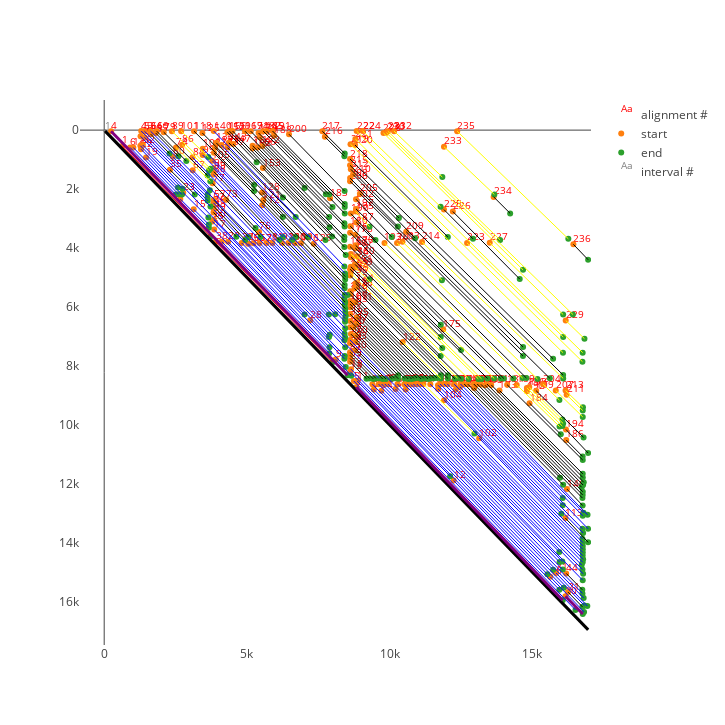

Notebook source saved alongside this figure:
### Code cell
v.show(1420827, dot_plot=True)

### Figure 1 — Plotly figure (JSON) as saved in the notebook; plotly's stock layout.template omitted (floating-point values rounded to 4 significant figures; data arrays with more than 128 entries replaced by an {"elided": "..."} marker saying what was removed)
{"data": [{"mode": "text", "name": "alignment #", "text": {"elided": "236 str values"}, "textfont": {"color": "red", "size": 10}, "textposition": "top right", "type": "scatter", "uid": "ce9ae9e6-c45f-4a1e-b770-281ccb2dcab0", "x": {"elided": "236 int values"}, "y": {"elided": "236 int values"}}, {"mode": "markers", "name": "start", "type": "scatter", "uid": "0d400a1d-f071-4645-948c-e7885a58c50f", "x": {"elided": "236 int values"}, "y": {"elided": "236 int values"}}, {"mode": "markers", "name": "end", "type": "scatter", "uid": "0b81fda5-eba1-461d-99b4-25d980c9b746", "x": {"elided": "236 int values"}, "y": {"elided": "236 int values"}}, {"mode": "text", "name": "interval #", "text": ["1"], "textfont": {"color": "grey", "size": 10}, "textposition": "top right", "type": "scatter", "uid": "3801adc9-8820-4304-954a-12110f2866a6", "x": [30], "y": [30]}], "layout": {"height": 725, "hovermode": "closest", "shapes": [{"line": {"color": "grey", "width": 3}, "type": "line", "x0": 0, "x1": 16959, "xref": "x", "y0": 0, "y1": 16959, "yref": "y"}, {"line": {"color": "black", "width": 3}, "type": "line", "x0": 30, "x1": 16959, "xref": "x", "y0": 30, "y1": 16959, "yref": "y"}, {"line": {"color": "red", "width": 1}, "type": "line", "x0": 632, "x1": 3725, "xref": "x", "y0": 535, "y1": 3607, "yref": "y"}, {"line": {"color": "purple", "width": 3}, "type": "line", "x0": 8837, "x1": 16069, "xref": "x", "y0": 8722, "y1": 15955, "yref": "y"}, {"line": {"color": "red", "width": 1}, "type": "line", "x0": 3904, "x1": 8002, "xref": "x", "y0": 3788, "y1": 7882, "yref": "y"}, {"line": {"color": "purple", "width": 3}, "type": "line", "x0": 241, "x1": 8530, "xref": "x", "y0": 37, "y1": 8318, "yref": "y"}, {"line": {"color": "blue", "width": 1}, "type": "line", "x0": 8747, "x1": 16514, "xref": "x", "y0": 8516, "y1": 16284, "yref": "y"}, {"line": {"color": "blue", "width": 1}, "type": "line", "x0": 906, "x1": 2510, "xref": "x", "y0": 589, "y1": 2188, "yref": "y"}, {"line": {"color": "blue", "width": 1}, "type": "line", "x0": 2667, "x1": 3667, "xref": "x", "y0": 2340, "y1": 3313, "yref": "y"}, {"line": {"color": "blue", "width": 1}, "type": "line", "x0": 4120, "x1": 7888, "xref": "x", "y0": 3789, "y1": 7569, "yref": "y"}, {"line": {"color": "blue", "width": 1}, "type": "line", "x0": 8117, "x1": 8657, "xref": "x", "y0": 7781, "y1": 8335, "yref": "y"}, {"line": {"color": "purple", "width": 3}, "type": "line", "x0": 16163, "x1": 16771, "xref": "x", "y0": 15823, "y1": 16423, "yref": "y"}, {"line": {"color": "blue", "width": 1}, "type": "line", "x0": 8863, "x1": 12122, "xref": "x", "y0": 8517, "y1": 11747, "yref": "y"}, {"line": {"color": "blue", "width": 1}, "type": "line", "x0": 12244, "x1": 15950, "xref": "x", "y0": 11893, "y1": 15600, "yref": "y"}, {"line": {"color": "blue", "width": 1}, "type": "line", "x0": 8619, "x1": 15530, "xref": "x", "y0": 8195, "y1": 15072, "yref": "y"}, {"line": {"color": "blue", "width": 1}, "type": "line", "x0": 1020, "x1": 2604, "xref": "x", "y0": 592, "y1": 2177, "yref": "y"}, {"line": {"color": "blue", "width": 1}, "type": "line", "x0": 3135, "x1": 3668, "xref": "x", "y0": 2685, "y1": 3206, "yref": "y"}, {"line": {"color": "blue", "width": 1}, "type": "line", "x0": 15628, "x1": 16816, "xref": "x", "y0": 15162, "y1": 16351, "yref": "y"}, {"line": {"color": "blue", "width": 1}, "type": "line", "x0": 3854, "x1": 8464, "xref": "x", "y0": 3375, "y1": 8044, "yref": "y"}, {"line": {"color": "blue", "width": 1}, "type": "line", "x0": 8647, "x1": 16103, "xref": "x", "y0": 8112, "y1": 15528, "yref": "y"}, {"line": {"color": "blue", "width": 1}, "type": "line", "x0": 1466, "x1": 2726, "xref": "x", "y0": 930, "y1": 2187, "yref": "y"}, {"line": {"color": "blue", "width": 1}, "type": "line", "x0": 4341, "x1": 7895, "xref": "x", "y0": 3790, "y1": 7372, "yref": "y"}, {"line": {"color": "black", "width": 1}, "type": "line", "x0": 16253, "x1": 16758, "xref": "x", "y0": 15680, "y1": 16181, "yref": "y"}, {"line": {"color": "blue", "width": 1}, "type": "line", "x0": 1290, "x1": 2585, "xref": "x", "y0": 648, "y1": 1945, "yref": "y"}, {"line": {"color": "blue", "width": 1}, "type": "line", "x0": 2768, "x1": 3651, "xref": "x", "y0": 2124, "y1": 2970, "yref": "y"}, {"line": {"color": "blue", "width": 1}, "type": "line", "x0": 9449, "x1": 16828, "xref": "x", "y0": 8801, "y1": 16134, "yref": "y"}, {"line": {"color": "blue", "width": 1}, "type": "line", "x0": 3790, "x1": 8417, "xref": "x", "y0": 3102, "y1": 7760, "yref": "y"}, {"line": {"color": "blue", "width": 1}, "type": "line", "x0": 1267, "x1": 2744, "xref": "x", "y0": 529, "y1": 1992, "yref": "y"}, {"line": {"color": "black", "width": 1}, "type": "line", "x0": 8619, "x1": 9193, "xref": "x", "y0": 7861, "y1": 8437, "yref": "y"}, {"line": {"color": "blue", "width": 1}, "type": "line", "x0": 7219, "x1": 8429, "xref": "x", "y0": 6452, "y1": 7669, "yref": "y"}, {"line": {"color": "blue", "width": 1}, "type": "line", "x0": 9398, "x1": 15730, "xref": "x", "y0": 8623, "y1": 14920, "yref": "y"}, {"line": {"color": "blue", "width": 1}, "type": "line", "x0": 3843, "x1": 7021, "xref": "x", "y0": 3042, "y1": 6258, "yref": "y"}, {"line": {"color": "blue", "width": 1}, "type": "line", "x0": 15835, "x1": 16930, "xref": "x", "y0": 15029, "y1": 16151, "yref": "y"}, {"line": {"color": "blue", "width": 1}, "type": "line", "x0": 1353, "x1": 7877, "xref": "x", "y0": 508, "y1": 7023, "yref": "y"}, {"line": {"color": "black", "width": 1}, "type": "line", "x0": 8618, "x1": 9296, "xref": "x", "y0": 7751, "y1": 8429, "yref": "y"}, {"line": {"color": "blue", "width": 1}, "type": "line", "x0": 9715, "x1": 16802, "xref": "x", "y0": 8845, "y1": 15880, "yref": "y"}, {"line": {"color": "black", "width": 1}, "type": "line", "x0": 2305, "x1": 3174, "xref": "x", "y0": 1346, "y1": 2183, "yref": "y"}, {"line": {"color": "black", "width": 1}, "type": "line", "x0": 8615, "x1": 9430, "xref": "x", "y0": 7645, "y1": 8444, "yref": "y"}, {"line": {"color": "blue", "width": 1}, "type": "line", "x0": 4819, "x1": 7904, "xref": "x", "y0": 3831, "y1": 6945, "yref": "y"}, {"line": {"color": "blue", "width": 1}, "type": "line", "x0": 9618, "x1": 16759, "xref": "x", "y0": 8624, "y1": 15723, "yref": "y"}, {"line": {"color": "black", "width": 1}, "type": "line", "x0": 3831, "x1": 4632, "xref": "x", "y0": 2794, "y1": 3621, "yref": "y"}, {"line": {"color": "blue", "width": 1}, "type": "line", "x0": 1274, "x1": 3724, "xref": "x", "y0": 212, "y1": 2590, "yref": "y"}, {"line": {"color": "black", "width": 1}, "type": "line", "x0": 8615, "x1": 9525, "xref": "x", "y0": 7538, "y1": 8429, "yref": "y"}, {"line": {"color": "blue", "width": 1}, "type": "line", "x0": 9721, "x1": 16069, "xref": "x", "y0": 8617, "y1": 14914, "yref": "y"}, {"line": {"color": "blue", "width": 1}, "type": "line", "x0": 3841, "x1": 8444, "xref": "x", "y0": 2697, "y1": 7371, "yref": "y"}, {"line": {"color": "black", "width": 1}, "type": "line", "x0": 16191, "x1": 16755, "xref": "x", "y0": 15045, "y1": 15600, "yref": "y"}, {"line": {"color": "blue", "width": 1}, "type": "line", "x0": 1409, "x1": 3626, "xref": "x", "y0": 241, "y1": 2397, "yref": "y"}, {"line": {"color": "blue", "width": 1}, "type": "line", "x0": 5044, "x1": 9626, "xref": "x", "y0": 3854, "y1": 8425, "yref": "y"}, {"line": {"color": "blue", "width": 1}, "type": "line", "x0": 9833, "x1": 15958, "xref": "x", "y0": 8615, "y1": 14661, "yref": "y"}, {"line": {"color": "black", "width": 1}, "type": "line", "x0": 3831, "x1": 4942, "xref": "x", "y0": 2574, "y1": 3727, "yref": "y"}, {"line": {"color": "blue", "width": 1}, "type": "line", "x0": 1297, "x1": 3625, "xref": "x", "y0": 30, "y1": 2287, "yref": "y"}, {"line": {"color": "black", "width": 1}, "type": "line", "x0": 8790, "x1": 9760, "xref": "x", "y0": 7481, "y1": 8448, "yref": "y"}, {"line": {"color": "blue", "width": 1}, "type": "line", "x0": 9942, "x1": 16055, "xref": "x", "y0": 8618, "y1": 14643, "yref": "y"}, {"line": {"color": "blue", "width": 1}, "type": "line", "x0": 3827, "x1": 8418, "xref": "x", "y0": 2468, "y1": 7136, "yref": "y"}, {"line": {"color": "blue", "width": 1}, "type": "line", "x0": 1409, "x1": 3625, "xref": "x", "y0": 37, "y1": 2181, "yref": "y"}, {"line": {"color": "black", "width": 1}, "type": "line", "x0": 8615, "x1": 9873, "xref": "x", "y0": 7231, "y1": 8444, "yref": "y"}, {"line": {"color": "blue", "width": 1}, "type": "line", "x0": 5229, "x1": 8444, "xref": "x", "y0": 3836, "y1": 7040, "yref": "y"}, {"line": {"color": "blue", "width": 1}, "type": "line", "x0": 10210, "x1": 16769, "xref": "x", "y0": 8790, "y1": 15276, "yref": "y"}, {"line": {"color": "black", "width": 1}, "type": "line", "x0": 3832, "x1": 5056, "xref": "x", "y0": 2365, "y1": 3624, "yref": "y"}, {"line": {"color": "black", "width": 1}, "type": "line", "x0": 1630, "x1": 2289, "xref": "x", "y0": 138, "y1": 793, "yref": "y"}, {"line": {"color": "blue", "width": 1}, "type": "line", "x0": 8617, "x1": 15949, "xref": "x", "y0": 7125, "y1": 14316, "yref": "y"}, {"line": {"color": "blue", "width": 1}, "type": "line", "x0": 2406, "x1": 8425, "xref": "x", "y0": 902, "y1": 6914, "yref": "y"}, {"line": {"color": "blue", "width": 1}, "type": "line", "x0": 1624, "x1": 3704, "xref": "x", "y0": 36, "y1": 2039, "yref": "y"}, {"line": {"color": "blue", "width": 1}, "type": "line", "x0": 5446, "x1": 7875, "xref": "x", "y0": 3833, "y1": 6258, "yref": "y"}, {"line": {"color": "black", "width": 1}, "type": "line", "x0": 8800, "x1": 10082, "xref": "x", "y0": 7179, "y1": 8435, "yref": "y"}, {"line": {"color": "blue", "width": 1}, "type": "line", "x0": 10277, "x1": 16782, "xref": "x", "y0": 8618, "y1": 15058, "yref": "y"}, {"line": {"color": "black", "width": 1}, "type": "line", "x0": 1804, "x1": 2601, "xref": "x", "y0": 99, "y1": 888, "yref": "y"}, {"line": {"color": "black", "width": 1}, "type": "line", "x0": 8646, "x1": 10177, "xref": "x", "y0": 6924, "y1": 8425, "yref": "y"}, {"line": {"color": "blue", "width": 1}, "type": "line", "x0": 3100, "x1": 8444, "xref": "x", "y0": 1361, "y1": 6723, "yref": "y"}, {"line": {"color": "blue", "width": 1}, "type": "line", "x0": 10564, "x1": 16759, "xref": "x", "y0": 8801, "y1": 14913, "yref": "y"}, {"line": {"color": "black", "width": 1}, "type": "line", "x0": 1840, "x1": 2879, "xref": "x", "y0": 36, "y1": 1052, "yref": "y"}, {"line": {"color": "black", "width": 1}, "type": "line", "x0": 8810, "x1": 10304, "xref": "x", "y0": 6963, "y1": 8437, "yref": "y"}, {"line": {"color": "blue", "width": 1}, "type": "line", "x0": 5683, "x1": 8094, "xref": "x", "y0": 3834, "y1": 6251, "yref": "y"}, {"line": {"color": "blue", "width": 1}, "type": "line", "x0": 10515, "x1": 16732, "xref": "x", "y0": 8624, "y1": 14761, "yref": "y"}, {"line": {"color": "black", "width": 1}, "type": "line", "x0": 4271, "x1": 5478, "xref": "x", "y0": 2366, "y1": 3625, "yref": "y"}, {"line": {"color": "yellow", "width": 1}, "type": "line", "x0": 2517, "x1": 3719, "xref": "x", "y0": 592, "y1": 1736, "yref": "y"}, {"line": {"color": "black", "width": 1}, "type": "line", "x0": 8618, "x1": 10302, "xref": "x", "y0": 6689, "y1": 8321, "yref": "y"}, {"line": {"color": "blue", "width": 1}, "type": "line", "x0": 5428, "x1": 8440, "xref": "x", "y0": 3455, "y1": 6503, "yref": "y"}, {"line": {"color": "black", "width": 1}, "type": "line", "x0": 3797, "x1": 5304, "xref": "x", "y0": 1804, "y1": 3324, "yref": "y"}, {"line": {"color": "blue", "width": 1}, "type": "line", "x0": 10615, "x1": 16767, "xref": "x", "y0": 8617, "y1": 14666, "yref": "y"}, {"line": {"color": "black", "width": 1}, "type": "line", "x0": 2085, "x1": 3625, "xref": "x", "y0": 70, "y1": 1543, "yref": "y"}, {"line": {"color": "black", "width": 1}, "type": "line", "x0": 8732, "x1": 10528, "xref": "x", "y0": 6681, "y1": 8429, "yref": "y"}, {"line": {"color": "blue", "width": 1}, "type": "line", "x0": 5892, "x1": 8444, "xref": "x", "y0": 3831, "y1": 6394, "yref": "y"}, {"line": {"color": "blue", "width": 1}, "type": "line", "x0": 10747, "x1": 16783, "xref": "x", "y0": 8635, "y1": 14568, "yref": "y"}, {"line": {"color": "black", "width": 1}, "type": "line", "x0": 8623, "x1": 10655, "xref": "x", "y0": 6477, "y1": 8448, "yref": "y"}, {"line": {"color": "blue", "width": 1}, "type": "line", "x0": 3095, "x1": 8464, "xref": "x", "y0": 924, "y1": 6308, "yref": "y"}, {"line": {"color": "blue", "width": 1}, "type": "line", "x0": 10834, "x1": 16767, "xref": "x", "y0": 8615, "y1": 14441, "yref": "y"}, {"line": {"color": "yellow", "width": 1}, "type": "line", "x0": 2731, "x1": 3673, "xref": "x", "y0": 497, "y1": 1368, "yref": "y"}, {"line": {"color": "black", "width": 1}, "type": "line", "x0": 8837, "x1": 10766, "xref": "x", "y0": 6567, "y1": 8444, "yref": "y"}, {"line": {"color": "blue", "width": 1}, "type": "line", "x0": 3831, "x1": 8448, "xref": "x", "y0": 1509, "y1": 6170, "yref": "y"}, {"line": {"color": "yellow", "width": 1}, "type": "line", "x0": 2372, "x1": 3727, "xref": "x", "y0": 36, "y1": 1311, "yref": "y"}, {"line": {"color": "blue", "width": 1}, "type": "line", "x0": 10953, "x1": 16771, "xref": "x", "y0": 8617, "y1": 14333, "yref": "y"}, {"line": {"color": "black", "width": 1}, "type": "line", "x0": 8618, "x1": 10858, "xref": "x", "y0": 6243, "y1": 8429, "yref": "y"}, {"line": {"color": "black", "width": 1}, "type": "line", "x0": 6229, "x1": 8448, "xref": "x", "y0": 3831, "y1": 6054, "yref": "y"}, {"line": {"color": "black", "width": 1}, "type": "line", "x0": 3842, "x1": 6136, "xref": "x", "y0": 1409, "y1": 3727, "yref": "y"}, {"line": {"color": "blue", "width": 1}, "type": "line", "x0": 11075, "x1": 16771, "xref": "x", "y0": 8623, "y1": 14225, "yref": "y"}, {"line": {"color": "black", "width": 1}, "type": "line", "x0": 8845, "x1": 10962, "xref": "x", "y0": 6348, "y1": 8416, "yref": "y"}, {"line": {"color": "blue", "width": 1}, "type": "line", "x0": 3831, "x1": 8429, "xref": "x", "y0": 1292, "y1": 5928, "yref": "y"}, {"line": {"color": "yellow", "width": 1}, "type": "line", "x0": 11185, "x1": 12977, "xref": "x", "y0": 8618, "y1": 10301, "yref": "y"}, {"line": {"color": "black", "width": 1}, "type": "line", "x0": 8617, "x1": 11105, "xref": "x", "y0": 6014, "y1": 8445, "yref": "y"}, {"line": {"color": "blue", "width": 1}, "type": "line", "x0": 3451, "x1": 6262, "xref": "x", "y0": 846, "y1": 3625, "yref": "y"}, {"line": {"color": "black", "width": 1}, "type": "line", "x0": 6453, "x1": 8444, "xref": "x", "y0": 3831, "y1": 5836, "yref": "y"}, {"line": {"color": "yellow", "width": 1}, "type": "line", "x0": 2697, "x1": 3648, "xref": "x", "y0": 36, "y1": 911, "yref": "y"}, {"line": {"color": "blue", "width": 1}, "type": "line", "x0": 13141, "x1": 16771, "xref": "x", "y0": 10456, "y1": 14114, "yref": "y"}, {"line": {"color": "black", "width": 1}, "type": "line", "x0": 8618, "x1": 11206, "xref": "x", "y0": 5908, "y1": 8429, "yref": "y"}, {"line": {"color": "blue", "width": 1}, "type": "line", "x0": 11911, "x1": 16771, "xref": "x", "y0": 9166, "y1": 13998, "yref": "y"}, {"line": {"color": "blue", "width": 1}, "type": "line", "x0": 3790, "x1": 8417, "xref": "x", "y0": 1042, "y1": 5704, "yref": "y"}, {"line": {"color": "blue", "width": 1}, "type": "line", "x0": 11428, "x1": 16759, "xref": "x", "y0": 8623, "y1": 13871, "yref": "y"}, {"line": {"color": "black", "width": 1}, "type": "line", "x0": 8615, "x1": 11343, "xref": "x", "y0": 5800, "y1": 8444, "yref": "y"}, {"line": {"color": "blue", "width": 1}, "type": "line", "x0": 3451, "x1": 6590, "xref": "x", "y0": 633, "y1": 3727, "yref": "y"}, {"line": {"color": "black", "width": 1}, "type": "line", "x0": 6676, "x1": 8433, "xref": "x", "y0": 3831, "y1": 5600, "yref": "y"}, {"line": {"color": "blue", "width": 1}, "type": "line", "x0": 11703, "x1": 16019, "xref": "x", "y0": 8790, "y1": 13018, "yref": "y"}, {"line": {"color": "black", "width": 1}, "type": "line", "x0": 8792, "x1": 11438, "xref": "x", "y0": 5851, "y1": 8426, "yref": "y"}, {"line": {"color": "blue", "width": 1}, "type": "line", "x0": 5536, "x1": 8531, "xref": "x", "y0": 2548, "y1": 5600, "yref": "y"}, {"line": {"color": "black", "width": 1}, "type": "line", "x0": 16163, "x1": 16959, "xref": "x", "y0": 13169, "y1": 13989, "yref": "y"}, {"line": {"color": "blue", "width": 1}, "type": "line", "x0": 11697, "x1": 16783, "xref": "x", "y0": 8658, "y1": 13672, "yref": "y"}, {"line": {"color": "black", "width": 1}, "type": "line", "x0": 8615, "x1": 11556, "xref": "x", "y0": 5575, "y1": 8425, "yref": "y"}, {"line": {"color": "black", "width": 1}, "type": "line", "x0": 6891, "x1": 8424, "xref": "x", "y0": 3837, "y1": 5367, "yref": "y"}, {"line": {"color": "black", "width": 1}, "type": "line", "x0": 3846, "x1": 6707, "xref": "x", "y0": 772, "y1": 3625, "yref": "y"}, {"line": {"color": "black", "width": 1}, "type": "line", "x0": 3148, "x1": 5254, "xref": "x", "y0": 36, "y1": 2069, "yref": "y"}, {"line": {"color": "blue", "width": 1}, "type": "line", "x0": 11774, "x1": 16759, "xref": "x", "y0": 8618, "y1": 13529, "yref": "y"}, {"line": {"color": "black", "width": 1}, "type": "line", "x0": 8623, "x1": 11662, "xref": "x", "y0": 5466, "y1": 8416, "yref": "y"}, {"line": {"color": "black", "width": 1}, "type": "line", "x0": 5573, "x1": 8426, "xref": "x", "y0": 2372, "y1": 5255, "yref": "y"}, {"line": {"color": "yellow", "width": 1}, "type": "line", "x0": 10461, "x1": 11794, "xref": "x", "y0": 7192, "y1": 8429, "yref": "y"}, {"line": {"color": "black", "width": 1}, "type": "line", "x0": 3878, "x1": 6264, "xref": "x", "y0": 592, "y1": 2949, "yref": "y"}, {"line": {"color": "blue", "width": 1}, "type": "line", "x0": 11911, "x1": 16069, "xref": "x", "y0": 8618, "y1": 12734, "yref": "y"}, {"line": {"color": "black", "width": 1}, "type": "line", "x0": 3441, "x1": 5254, "xref": "x", "y0": 100, "y1": 1861, "yref": "y"}, {"line": {"color": "black", "width": 1}, "type": "line", "x0": 8772, "x1": 11800, "xref": "x", "y0": 5375, "y1": 8321, "yref": "y"}, {"line": {"color": "blue", "width": 1}, "type": "line", "x0": 12030, "x1": 16959, "xref": "x", "y0": 8623, "y1": 13533, "yref": "y"}, {"line": {"color": "black", "width": 1}, "type": "line", "x0": 5534, "x1": 8444, "xref": "x", "y0": 2116, "y1": 5072, "yref": "y"}, {"line": {"color": "black", "width": 1}, "type": "line", "x0": 7343, "x1": 8448, "xref": "x", "y0": 3854, "y1": 4972, "yref": "y"}, {"line": {"color": "black", "width": 1}, "type": "line", "x0": 3927, "x1": 7143, "xref": "x", "y0": 433, "y1": 3624, "yref": "y"}, {"line": {"color": "black", "width": 1}, "type": "line", "x0": 8837, "x1": 12044, "xref": "x", "y0": 5328, "y1": 8429, "yref": "y"}, {"line": {"color": "blue", "width": 1}, "type": "line", "x0": 12319, "x1": 16069, "xref": "x", "y0": 8800, "y1": 12489, "yref": "y"}, {"line": {"color": "blue", "width": 1}, "type": "line", "x0": 4107, "x1": 8440, "xref": "x", "y0": 506, "y1": 4864, "yref": "y"}, {"line": {"color": "black", "width": 1}, "type": "line", "x0": 8810, "x1": 12046, "xref": "x", "y0": 5198, "y1": 8318, "yref": "y"}, {"line": {"color": "blue", "width": 1}, "type": "line", "x0": 12266, "x1": 16771, "xref": "x", "y0": 8623, "y1": 13088, "yref": "y"}, {"line": {"color": "black", "width": 1}, "type": "line", "x0": 8618, "x1": 12292, "xref": "x", "y0": 4938, "y1": 8442, "yref": "y"}, {"line": {"color": "black", "width": 1}, "type": "line", "x0": 4317, "x1": 6711, "xref": "x", "y0": 592, "y1": 2951, "yref": "y"}, {"line": {"color": "blue", "width": 1}, "type": "line", "x0": 12464, "x1": 16798, "xref": "x", "y0": 8718, "y1": 12990, "yref": "y"}, {"line": {"color": "yellow", "width": 1}, "type": "line", "x0": 8635, "x1": 12382, "xref": "x", "y0": 4851, "y1": 8417, "yref": "y"}, {"line": {"color": "blue", "width": 1}, "type": "line", "x0": 3836, "x1": 8417, "xref": "x", "y0": 30, "y1": 4627, "yref": "y"}, {"line": {"color": "blue", "width": 1}, "type": "line", "x0": 12487, "x1": 16938, "xref": "x", "y0": 8618, "y1": 13056, "yref": "y"}, {"line": {"color": "black", "width": 1}, "type": "line", "x0": 8617, "x1": 12513, "xref": "x", "y0": 4721, "y1": 8437, "yref": "y"}, {"line": {"color": "black", "width": 1}, "type": "line", "x0": 4365, "x1": 6264, "xref": "x", "y0": 431, "y1": 2289, "yref": "y"}, {"line": {"color": "black", "width": 1}, "type": "line", "x0": 12615, "x1": 16083, "xref": "x", "y0": 8617, "y1": 12039, "yref": "y"}, {"line": {"color": "black", "width": 1}, "type": "line", "x0": 8643, "x1": 11791, "xref": "x", "y0": 4637, "y1": 7667, "yref": "y"}, {"line": {"color": "black", "width": 1}, "type": "line", "x0": 16216, "x1": 16766, "xref": "x", "y0": 12184, "y1": 12741, "yref": "y"}, {"line": {"color": "black", "width": 1}, "type": "line", "x0": 4517, "x1": 7755, "xref": "x", "y0": 474, "y1": 3727, "yref": "y"}, {"line": {"color": "black", "width": 1}, "type": "line", "x0": 12740, "x1": 15973, "xref": "x", "y0": 8623, "y1": 11795, "yref": "y"}, {"line": {"color": "yellow", "width": 1}, "type": "line", "x0": 8801, "x1": 12768, "xref": "x", "y0": 4667, "y1": 8444, "yref": "y"}, {"line": {"color": "black", "width": 1}, "type": "line", "x0": 12963, "x1": 16759, "xref": "x", "y0": 8749, "y1": 12488, "yref": "y"}, {"line": {"color": "black", "width": 1}, "type": "line", "x0": 8790, "x1": 9297, "xref": "x", "y0": 4556, "y1": 5059, "yref": "y"}, {"line": {"color": "black", "width": 1}, "type": "line", "x0": 4317, "x1": 5344, "xref": "x", "y0": 69, "y1": 1091, "yref": "y"}, {"line": {"color": "black", "width": 1}, "type": "line", "x0": 5560, "x1": 8464, "xref": "x", "y0": 1288, "y1": 4235, "yref": "y"}, {"line": {"color": "black", "width": 1}, "type": "line", "x0": 8647, "x1": 11848, "xref": "x", "y0": 4312, "y1": 7398, "yref": "y"}, {"line": {"color": "black", "width": 1}, "type": "line", "x0": 12952, "x1": 16767, "xref": "x", "y0": 8617, "y1": 12383, "yref": "y"}, {"line": {"color": "black", "width": 1}, "type": "line", "x0": 4388, "x1": 7987, "xref": "x", "y0": 34, "y1": 3611, "yref": "y"}, {"line": {"color": "yellow", "width": 1}, "type": "line", "x0": 8644, "x1": 13111, "xref": "x", "y0": 4201, "y1": 8444, "yref": "y"}, {"line": {"color": "black", "width": 1}, "type": "line", "x0": 13073, "x1": 16771, "xref": "x", "y0": 8617, "y1": 12273, "yref": "y"}, {"line": {"color": "black", "width": 1}, "type": "line", "x0": 4497, "x1": 8416, "xref": "x", "y0": 30, "y1": 3964, "yref": "y"}, {"line": {"color": "yellow", "width": 1}, "type": "line", "x0": 8855, "x1": 13224, "xref": "x", "y0": 4283, "y1": 8443, "yref": "y"}, {"line": {"color": "black", "width": 1}, "type": "line", "x0": 13202, "x1": 16732, "xref": "x", "y0": 8630, "y1": 12122, "yref": "y"}, {"line": {"color": "black", "width": 1}, "type": "line", "x0": 5199, "x1": 7896, "xref": "x", "y0": 624, "y1": 3294, "yref": "y"}, {"line": {"color": "black", "width": 1}, "type": "line", "x0": 8618, "x1": 11793, "xref": "x", "y0": 3956, "y1": 7024, "yref": "y"}, {"line": {"color": "black", "width": 1}, "type": "line", "x0": 5199, "x1": 8412, "xref": "x", "y0": 529, "y1": 3727, "yref": "y"}, {"line": {"color": "black", "width": 1}, "type": "line", "x0": 13342, "x1": 16782, "xref": "x", "y0": 8658, "y1": 12046, "yref": "y"}, {"line": {"color": "black", "width": 1}, "type": "line", "x0": 5379, "x1": 8417, "xref": "x", "y0": 592, "y1": 3615, "yref": "y"}, {"line": {"color": "black", "width": 1}, "type": "line", "x0": 8801, "x1": 13433, "xref": "x", "y0": 4007, "y1": 8429, "yref": "y"}, {"line": {"color": "black", "width": 1}, "type": "line", "x0": 13413, "x1": 16805, "xref": "x", "y0": 8618, "y1": 11954, "yref": "y"}, {"line": {"color": "black", "width": 1}, "type": "line", "x0": 4933, "x1": 7884, "xref": "x", "y0": 36, "y1": 2953, "yref": "y"}, {"line": {"color": "black", "width": 1}, "type": "line", "x0": 8811, "x1": 12508, "xref": "x", "y0": 3911, "y1": 7459, "yref": "y"}, {"line": {"color": "black", "width": 1}, "type": "line", "x0": 13563, "x1": 16771, "xref": "x", "y0": 8647, "y1": 11787, "yref": "y"}, {"line": {"color": "black", "width": 1}, "type": "line", "x0": 5544, "x1": 7022, "xref": "x", "y0": 535, "y1": 1965, "yref": "y"}, {"line": {"color": "black", "width": 1}, "type": "line", "x0": 13852, "x1": 16769, "xref": "x", "y0": 8837, "y1": 11665, "yref": "y"}, {"line": {"color": "black", "width": 1}, "type": "line", "x0": 5134, "x1": 8425, "xref": "x", "y0": 36, "y1": 3271, "yref": "y"}, {"line": {"color": "yellow", "width": 1}, "type": "line", "x0": 11880, "x1": 13669, "xref": "x", "y0": 6762, "y1": 8429, "yref": "y"}, {"line": {"color": "black", "width": 1}, "type": "line", "x0": 8617, "x1": 11795, "xref": "x", "y0": 3485, "y1": 6608, "yref": "y"}, {"line": {"color": "black", "width": 1}, "type": "line", "x0": 5454, "x1": 8417, "xref": "x", "y0": 241, "y1": 3162, "yref": "y"}, {"line": {"color": "black", "width": 1}, "type": "line", "x0": 8800, "x1": 13894, "xref": "x", "y0": 3553, "y1": 8429, "yref": "y"}, {"line": {"color": "black", "width": 1}, "type": "line", "x0": 5410, "x1": 8001, "xref": "x", "y0": 99, "y1": 2609, "yref": "y"}, {"line": {"color": "black", "width": 1}, "type": "line", "x0": 8623, "x1": 14004, "xref": "x", "y0": 3262, "y1": 8429, "yref": "y"}, {"line": {"color": "black", "width": 1}, "type": "line", "x0": 14121, "x1": 16771, "xref": "x", "y0": 8643, "y1": 11199, "yref": "y"}, {"line": {"color": "black", "width": 1}, "type": "line", "x0": 5572, "x1": 7767, "xref": "x", "y0": 35, "y1": 2180, "yref": "y"}, {"line": {"color": "black", "width": 1}, "type": "line", "x0": 7916, "x1": 8429, "xref": "x", "y0": 2314, "y1": 2830, "yref": "y"}, {"line": {"color": "black", "width": 1}, "type": "line", "x0": 14904, "x1": 16000, "xref": "x", "y0": 9266, "y1": 10324, "yref": "y"}, {"line": {"color": "black", "width": 1}, "type": "line", "x0": 5685, "x1": 7884, "xref": "x", "y0": 30, "y1": 2187, "yref": "y"}, {"line": {"color": "black", "width": 1}, "type": "line", "x0": 16191, "x1": 16766, "xref": "x", "y0": 10517, "y1": 11075, "yref": "y"}, {"line": {"color": "black", "width": 1}, "type": "line", "x0": 8837, "x1": 14340, "xref": "x", "y0": 3136, "y1": 8429, "yref": "y"}, {"line": {"color": "black", "width": 1}, "type": "line", "x0": 5951, "x1": 8429, "xref": "x", "y0": 182, "y1": 2608, "yref": "y"}, {"line": {"color": "yellow", "width": 1}, "type": "line", "x0": 14456, "x1": 15958, "xref": "x", "y0": 8647, "y1": 10062, "yref": "y"}, {"line": {"color": "black", "width": 1}, "type": "line", "x0": 8643, "x1": 9507, "xref": "x", "y0": 2833, "y1": 3727, "yref": "y"}, {"line": {"color": "black", "width": 1}, "type": "line", "x0": 5898, "x1": 8429, "xref": "x", "y0": 30, "y1": 2505, "yref": "y"}, {"line": {"color": "yellow", "width": 1}, "type": "line", "x0": 14811, "x1": 16055, "xref": "x", "y0": 8865, "y1": 10046, "yref": "y"}, {"line": {"color": "yellow", "width": 1}, "type": "line", "x0": 9822, "x1": 14665, "xref": "x", "y0": 3831, "y1": 8417, "yref": "y"}, {"line": {"color": "black", "width": 1}, "type": "line", "x0": 16182, "x1": 16959, "xref": "x", "y0": 10162, "y1": 10959, "yref": "y"}, {"line": {"color": "yellow", "width": 1}, "type": "line", "x0": 8812, "x1": 9299, "xref": "x", "y0": 2763, "y1": 3280, "yref": "y"}, {"line": {"color": "yellow", "width": 1}, "type": "line", "x0": 14811, "x1": 16083, "xref": "x", "y0": 8750, "y1": 9957, "yref": "y"}, {"line": {"color": "black", "width": 1}, "type": "line", "x0": 8825, "x1": 14795, "xref": "x", "y0": 2675, "y1": 8413, "yref": "y"}, {"line": {"color": "yellow", "width": 1}, "type": "line", "x0": 14896, "x1": 16055, "xref": "x", "y0": 8722, "y1": 9823, "yref": "y"}, {"line": {"color": "black", "width": 1}, "type": "line", "x0": 15138, "x1": 16798, "xref": "x", "y0": 8846, "y1": 10429, "yref": "y"}, {"line": {"color": "black", "width": 1}, "type": "line", "x0": 6476, "x1": 8425, "xref": "x", "y0": 141, "y1": 2069, "yref": "y"}, {"line": {"color": "yellow", "width": 1}, "type": "line", "x0": 10262, "x1": 15184, "xref": "x", "y0": 3831, "y1": 8448, "yref": "y"}, {"line": {"color": "black", "width": 1}, "type": "line", "x0": 8824, "x1": 10075, "xref": "x", "y0": 2346, "y1": 3625, "yref": "y"}, {"line": {"color": "yellow", "width": 1}, "type": "line", "x0": 10453, "x1": 11836, "xref": "x", "y0": 3789, "y1": 5093, "yref": "y"}, {"line": {"color": "yellow", "width": 1}, "type": "line", "x0": 15380, "x1": 15952, "xref": "x", "y0": 8623, "y1": 9164, "yref": "y"}, {"line": {"color": "black", "width": 1}, "type": "line", "x0": 8960, "x1": 14675, "xref": "x", "y0": 2159, "y1": 7668, "yref": "y"}, {"line": {"color": "black", "width": 1}, "type": "line", "x0": 8615, "x1": 15616, "xref": "x", "y0": 1735, "y1": 8422, "yref": "y"}, {"line": {"color": "yellow", "width": 1}, "type": "line", "x0": 15824, "x1": 16771, "xref": "x", "y0": 8838, "y1": 9735, "yref": "y"}, {"line": {"color": "black", "width": 1}, "type": "line", "x0": 8618, "x1": 10293, "xref": "x", "y0": 1629, "y1": 3271, "yref": "y"}, {"line": {"color": "black", "width": 1}, "type": "line", "x0": 10584, "x1": 14679, "xref": "x", "y0": 3451, "y1": 7360, "yref": "y"}, {"line": {"color": "black", "width": 1}, "type": "line", "x0": 8720, "x1": 10896, "xref": "x", "y0": 1504, "y1": 3668, "yref": "y"}, {"line": {"color": "yellow", "width": 1}, "type": "line", "x0": 16206, "x1": 16771, "xref": "x", "y0": 8984, "y1": 9518, "yref": "y"}, {"line": {"color": "black", "width": 1}, "type": "line", "x0": 8643, "x1": 10328, "xref": "x", "y0": 1331, "y1": 2981, "yref": "y"}, {"line": {"color": "yellow", "width": 1}, "type": "line", "x0": 16167, "x1": 16777, "xref": "x", "y0": 8840, "y1": 9410, "yref": "y"}, {"line": {"color": "yellow", "width": 1}, "type": "line", "x0": 11138, "x1": 16084, "xref": "x", "y0": 3795, "y1": 8426, "yref": "y"}, {"line": {"color": "black", "width": 1}, "type": "line", "x0": 8615, "x1": 16083, "xref": "x", "y0": 1194, "y1": 8311, "yref": "y"}, {"line": {"color": "black", "width": 1}, "type": "line", "x0": 7733, "x1": 8417, "xref": "x", "y0": 226, "y1": 885, "yref": "y"}, {"line": {"color": "black", "width": 1}, "type": "line", "x0": 7644, "x1": 8429, "xref": "x", "y0": 37, "y1": 793, "yref": "y"}, {"line": {"color": "black", "width": 1}, "type": "line", "x0": 8615, "x1": 15731, "xref": "x", "y0": 981, "y1": 7760, "yref": "y"}, {"line": {"color": "yellow", "width": 1}, "type": "line", "x0": 8631, "x1": 16077, "xref": "x", "y0": 477, "y1": 7552, "yref": "y"}, {"line": {"color": "black", "width": 1}, "type": "line", "x0": 8790, "x1": 12042, "xref": "x", "y0": 507, "y1": 3625, "yref": "y"}, {"line": {"color": "yellow", "width": 1}, "type": "line", "x0": 8801, "x1": 16759, "xref": "x", "y0": 304, "y1": 7860, "yref": "y"}, {"line": {"color": "yellow", "width": 1}, "type": "line", "x0": 8847, "x1": 16767, "xref": "x", "y0": 34, "y1": 7552, "yref": "y"}, {"line": {"color": "yellow", "width": 1}, "type": "line", "x0": 12717, "x1": 16084, "xref": "x", "y0": 3831, "y1": 7022, "yref": "y"}, {"line": {"color": "yellow", "width": 1}, "type": "line", "x0": 9058, "x1": 11788, "xref": "x", "y0": 30, "y1": 2604, "yref": "y"}, {"line": {"color": "black", "width": 1}, "type": "line", "x0": 11906, "x1": 12924, "xref": "x", "y0": 2697, "y1": 3690, "yref": "y"}, {"line": {"color": "black", "width": 1}, "type": "line", "x0": 12216, "x1": 14561, "xref": "x", "y0": 2763, "y1": 5056, "yref": "y"}, {"line": {"color": "yellow", "width": 1}, "type": "line", "x0": 13510, "x1": 16083, "xref": "x", "y0": 3827, "y1": 6258, "yref": "y"}, {"line": {"color": "yellow", "width": 1}, "type": "line", "x0": 9787, "x1": 14678, "xref": "x", "y0": 99, "y1": 4743, "yref": "y"}, {"line": {"color": "yellow", "width": 1}, "type": "line", "x0": 16172, "x1": 16830, "xref": "x", "y0": 6460, "y1": 7080, "yref": "y"}, {"line": {"color": "yellow", "width": 1}, "type": "line", "x0": 9894, "x1": 16424, "xref": "x", "y0": 91, "y1": 6257, "yref": "y"}, {"line": {"color": "yellow", "width": 1}, "type": "line", "x0": 9940, "x1": 13874, "xref": "x", "y0": 39, "y1": 3727, "yref": "y"}, {"line": {"color": "yellow", "width": 1}, "type": "line", "x0": 10157, "x1": 11850, "xref": "x", "y0": 36, "y1": 1595, "yref": "y"}, {"line": {"color": "yellow", "width": 1}, "type": "line", "x0": 11907, "x1": 13673, "xref": "x", "y0": 563, "y1": 2186, "yref": "y"}, {"line": {"color": "black", "width": 1}, "type": "line", "x0": 13646, "x1": 14226, "xref": "x", "y0": 2266, "y1": 2826, "yref": "y"}, {"line": {"color": "yellow", "width": 1}, "type": "line", "x0": 12368, "x1": 16265, "xref": "x", "y0": 36, "y1": 3690, "yref": "y"}, {"line": {"color": "black", "width": 1}, "type": "line", "x0": 16442, "x1": 16959, "xref": "x", "y0": 3877, "y1": 4400, "yref": "y"}], "width": 725, "xaxis": {"range": [-848.0, 17059], "showgrid": false, "type": "linear"}, "yaxis": {"autorange": true, "range": [17480.0, -1022.0], "showgrid": false, "type": "linear"}}}
